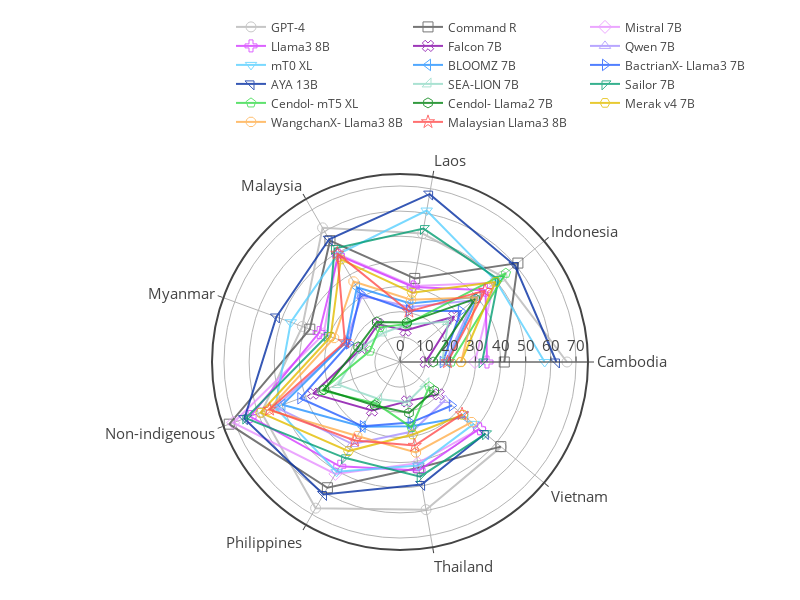

Notebook code for this chart:
### Markdown cell above
Per model.

### Code cell
import plotly.express as px

fig = go.Figure()

for i, model in enumerate(model_to_index.keys()):
    if model not in df['model'].unique():
        continue
    
    pdf = df[(df['prompt_lang'] == 'eng') & (df['model'] == model)].groupby(['prompt_lang', 'region'])[['accuracy','macro_f1_score','weighted_f1_score']].mean().reset_index()
    fig.add_trace(go.Scatterpolar(
          r=pdf['weighted_f1_score'],
          theta=pdf["region"].unique(),
          fill='none',
          line=dict(color=model_to_individual_color[model], width=2),
          marker=dict(size=10, symbol=i+100),
          name=model_to_display_name[model],
          opacity=0.8,
    ))

# fig.update_layout(
#     template='plotly_white',
# )

fig.update_layout(
    template='none',
    width=800,
    height=600,
    margin=dict(l=50, r=50, t=50, b=50),
    font_size = 15,
    showlegend = True,
    polar = dict(
      angularaxis = dict(
        linewidth = 2,
        showline=True,
        linecolor='light gray'
      ),
      radialaxis = dict(
        side = "counterclockwise",
        showline = True,
        linewidth = 1,
        gridcolor = "light gray",
        gridwidth = 1,
      ),
    ),
    legend=dict(
        orientation="h",
        yanchor="bottom",
        y=1.1,
        xanchor="right",
        x=1.0,
        font_size=12,
    )
)

fig.write_image('../figures/nlu/weighted_f1_score_per_region.pdf')
fig.show()

### Figure 1 — Plotly figure (JSON) as saved in the notebook; plotly's stock layout.template omitted (floating-point values rounded to 4 significant figures)
{"data": [{"fill": "none", "line": {"color": "#b8b8b8", "width": 2}, "marker": {"size": 10, "symbol": 100}, "name": "GPT-4", "opacity": 0.8, "r": [66.41, 52.97, 51.85, 61.6, 41.32, 58.66, 67.11, 59.64, 52.51], "theta": ["Cambodia", "Indonesia", "Laos", "Malaysia", "Myanmar", "Non-indigenous", "Philippines", "Thailand", "Vietnam"], "type": "scatterpolar"}, {"fill": "none", "line": {"color": "#545454", "width": 2}, "marker": {"size": 10, "symbol": 101}, "name": "Command R", "opacity": 0.8, "r": [41.47, 61.21, 33.76, 55.71, 38.18, 72.28, 57.74, 42.74, 52.35], "theta": ["Cambodia", "Indonesia", "Laos", "Malaysia", "Myanmar", "Non-indigenous", "Philippines", "Thailand", "Vietnam"], "type": "scatterpolar"}, {"fill": "none", "line": {"color": "#e791ff", "width": 2}, "marker": {"size": 10, "symbol": 102}, "name": "Mistral 7B", "opacity": 0.8, "r": [29.8, 49.01, 30.67, 49.61, 32.3, 70.57, 51.39, 40.85, 41.31], "theta": ["Cambodia", "Indonesia", "Laos", "Malaysia", "Myanmar", "Non-indigenous", "Philippines", "Thailand", "Vietnam"], "type": "scatterpolar"}, {"fill": "none", "line": {"color": "#d43bff", "width": 2}, "marker": {"size": 10, "symbol": 103}, "name": "Llama3 8B", "opacity": 0.8, "r": [34.59, 44.41, 30.29, 48.97, 34.19, 63.43, 47.89, 43.77, 41.3], "theta": ["Cambodia", "Indonesia", "Laos", "Malaysia", "Myanmar", "Non-indigenous", "Philippines", "Thailand", "Vietnam"], "type": "scatterpolar"}, {"fill": "none", "line": {"color": "#8507a8", "width": 2}, "marker": {"size": 10, "symbol": 104}, "name": "Falcon 7B", "opacity": 0.8, "r": [10.24, 28.15, 12.7, 17.43, 16.17, 36.73, 22.28, 15.9, 20.04], "theta": ["Cambodia", "Indonesia", "Laos", "Malaysia", "Myanmar", "Non-indigenous", "Philippines", "Thailand", "Vietnam"], "type": "scatterpolar"}, {"fill": "none", "line": {"color": "#a791ff", "width": 2}, "marker": {"size": 10, "symbol": 105}, "name": "Qwen 7B", "opacity": 0.8, "r": [18.12, 38.26, 22.25, 30.4, 22.9, 52.63, 37.67, 28.07, 23.5], "theta": ["Cambodia", "Indonesia", "Laos", "Malaysia", "Myanmar", "Non-indigenous", "Philippines", "Thailand", "Vietnam"], "type": "scatterpolar"}, {"fill": "none", "line": {"color": "#59d0ff", "width": 2}, "marker": {"size": 10, "symbol": 106}, "name": "mT0 XL", "opacity": 0.8, "r": [57.54, 49.92, 61.15, 49.44, 46.21, 52.83, 50.41, 41.83, 38.29], "theta": ["Cambodia", "Indonesia", "Laos", "Malaysia", "Myanmar", "Non-indigenous", "Philippines", "Thailand", "Vietnam"], "type": "scatterpolar"}, {"fill": "none", "line": {"color": "#2693ff", "width": 2}, "marker": {"size": 10, "symbol": 107}, "name": "BLOOMZ 7B", "opacity": 0.8, "r": [18.88, 40.37, 23.62, 34.27, 22.9, 49.77, 29.71, 25.93, 33.89], "theta": ["Cambodia", "Indonesia", "Laos", "Malaysia", "Myanmar", "Non-indigenous", "Philippines", "Thailand", "Vietnam"], "type": "scatterpolar"}, {"fill": "none", "line": {"color": "#2660ff", "width": 2}, "marker": {"size": 10, "symbol": 108}, "name": "BactrianX-\nLlama3 7B", "opacity": 0.8, "r": [16.99, 31.58, 20.71, 31.46, 21.6, 42.19, 29.54, 24.48, 26.9], "theta": ["Cambodia", "Indonesia", "Laos", "Malaysia", "Myanmar", "Non-indigenous", "Philippines", "Thailand", "Vietnam"], "type": "scatterpolar"}, {"fill": "none", "line": {"color": "#052fa3", "width": 2}, "marker": {"size": 10, "symbol": 109}, "name": "AYA 13B", "opacity": 0.8, "r": [62.2, 59.67, 67.8, 56.35, 52.34, 65.88, 60.86, 49.45, 44.26], "theta": ["Cambodia", "Indonesia", "Laos", "Malaysia", "Myanmar", "Non-indigenous", "Philippines", "Thailand", "Vietnam"], "type": "scatterpolar"}, {"fill": "none", "line": {"color": "#95dbc7", "width": 2}, "marker": {"size": 10, "symbol": 110}, "name": "SEA-LION\n7B", "opacity": 0.8, "r": [16.79, 25.05, 15.18, 13.34, 16.4, 26.25, 17.01, 16.3, 13.41], "theta": ["Cambodia", "Indonesia", "Laos", "Malaysia", "Myanmar", "Non-indigenous", "Philippines", "Thailand", "Vietnam"], "type": "scatterpolar"}, {"fill": "none", "line": {"color": "#059e73", "width": 2}, "marker": {"size": 10, "symbol": 112}, "name": "Sailor 7B", "opacity": 0.8, "r": [32.65, 51.1, 53.88, 52.09, 30.76, 65.25, 44.01, 46.32, 44.44], "theta": ["Cambodia", "Indonesia", "Laos", "Malaysia", "Myanmar", "Non-indigenous", "Philippines", "Thailand", "Vietnam"], "type": "scatterpolar"}, {"fill": "none", "line": {"color": "#37db4a", "width": 2}, "marker": {"size": 10, "symbol": 113}, "name": "Cendol-\nmT5 XL", "opacity": 0.8, "r": [20.3, 54.95, 15.33, 15.9, 12.77, 33.05, 19.05, 26.41, 15.25], "theta": ["Cambodia", "Indonesia", "Laos", "Malaysia", "Myanmar", "Non-indigenous", "Philippines", "Thailand", "Vietnam"], "type": "scatterpolar"}, {"fill": "none", "line": {"color": "#018210", "width": 2}, "marker": {"size": 10, "symbol": 114}, "name": "Cendol-\nLlama2 7B", "opacity": 0.8, "r": [13.16, 39.03, 15.92, 18.42, 17.69, 32.14, 19.94, 20.57, 17.76], "theta": ["Cambodia", "Indonesia", "Laos", "Malaysia", "Myanmar", "Non-indigenous", "Philippines", "Thailand", "Vietnam"], "type": "scatterpolar"}, {"fill": "none", "line": {"color": "#e3bd00", "width": 2}, "marker": {"size": 10, "symbol": 115}, "name": "Merak v4 7B", "opacity": 0.8, "r": [24.23, 49.51, 27.98, 47.1, 29.35, 59.02, 40.91, 29.26, 32.66], "theta": ["Cambodia", "Indonesia", "Laos", "Malaysia", "Myanmar", "Non-indigenous", "Philippines", "Thailand", "Vietnam"], "type": "scatterpolar"}, {"fill": "none", "line": {"color": "#ffaf4d", "width": 2}, "marker": {"size": 10, "symbol": 116}, "name": "WangchanX-\nLlama3 8B", "opacity": 0.8, "r": [24.3, 40.02, 25.14, 36.96, 27.89, 55.76, 34.01, 36.51, 37.2], "theta": ["Cambodia", "Indonesia", "Laos", "Malaysia", "Myanmar", "Non-indigenous", "Philippines", "Thailand", "Vietnam"], "type": "scatterpolar"}, {"fill": "none", "line": {"color": "#ff4d4d", "width": 2}, "marker": {"size": 10, "symbol": 117}, "name": "Malaysian\nLlama3 8B", "opacity": 0.8, "r": [18.89, 44.13, 20.4, 49.87, 23.32, 55.18, 36.01, 33.74, 32.22], "theta": ["Cambodia", "Indonesia", "Laos", "Malaysia", "Myanmar", "Non-indigenous", "Philippines", "Thailand", "Vietnam"], "type": "scatterpolar"}], "layout": {"font": {"size": 15}, "height": 600, "legend": {"font": {"size": 12}, "orientation": "h", "x": 1, "xanchor": "right", "y": 1.1, "yanchor": "bottom"}, "margin": {"b": 50, "l": 50, "r": 50, "t": 50}, "polar": {"angularaxis": {"linecolor": "light gray", "linewidth": 2, "showline": true, "type": "category"}, "radialaxis": {"autorange": true, "gridcolor": "light gray", "gridwidth": 1, "linewidth": 1, "range": [0, 74.76], "showline": true, "side": "counterclockwise", "type": "linear"}}, "showlegend": true, "width": 800}}
